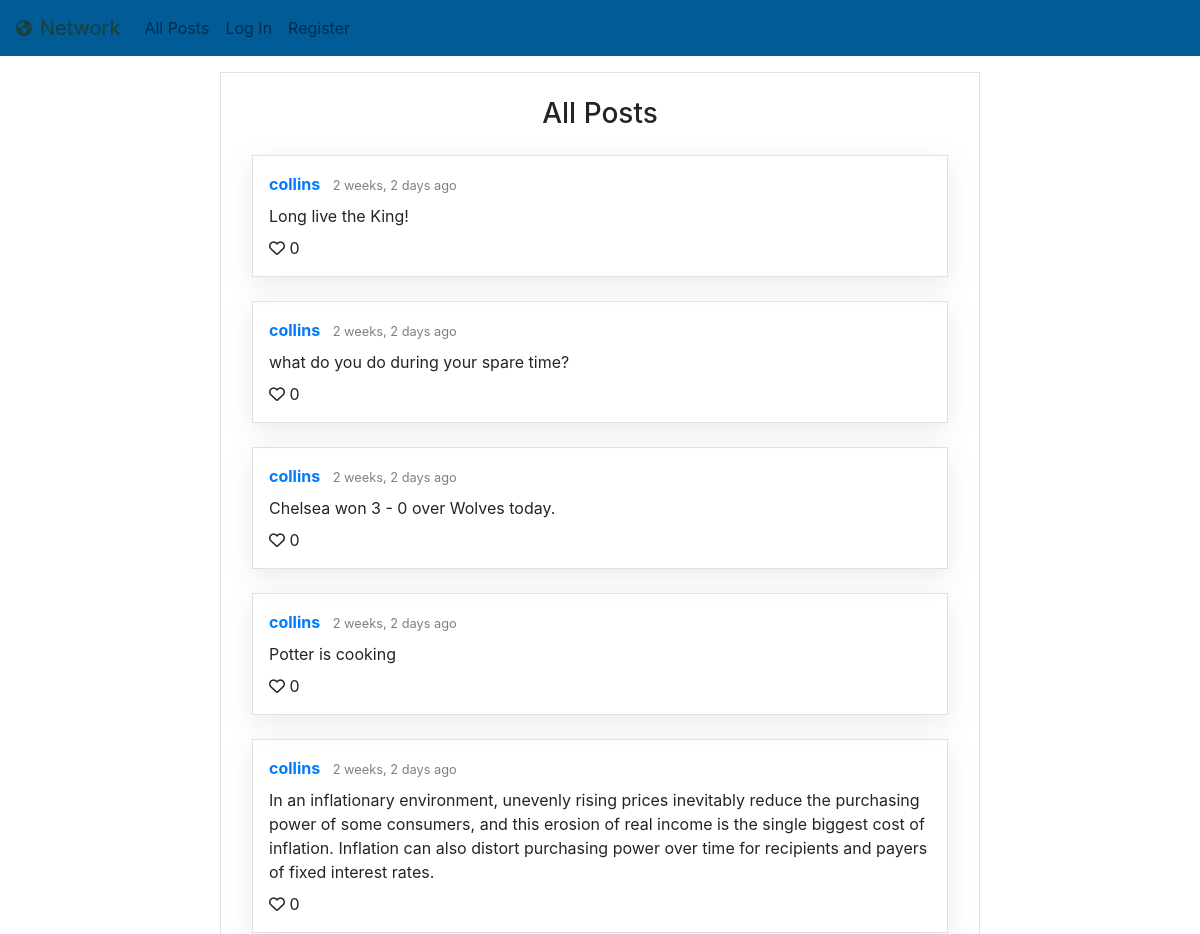
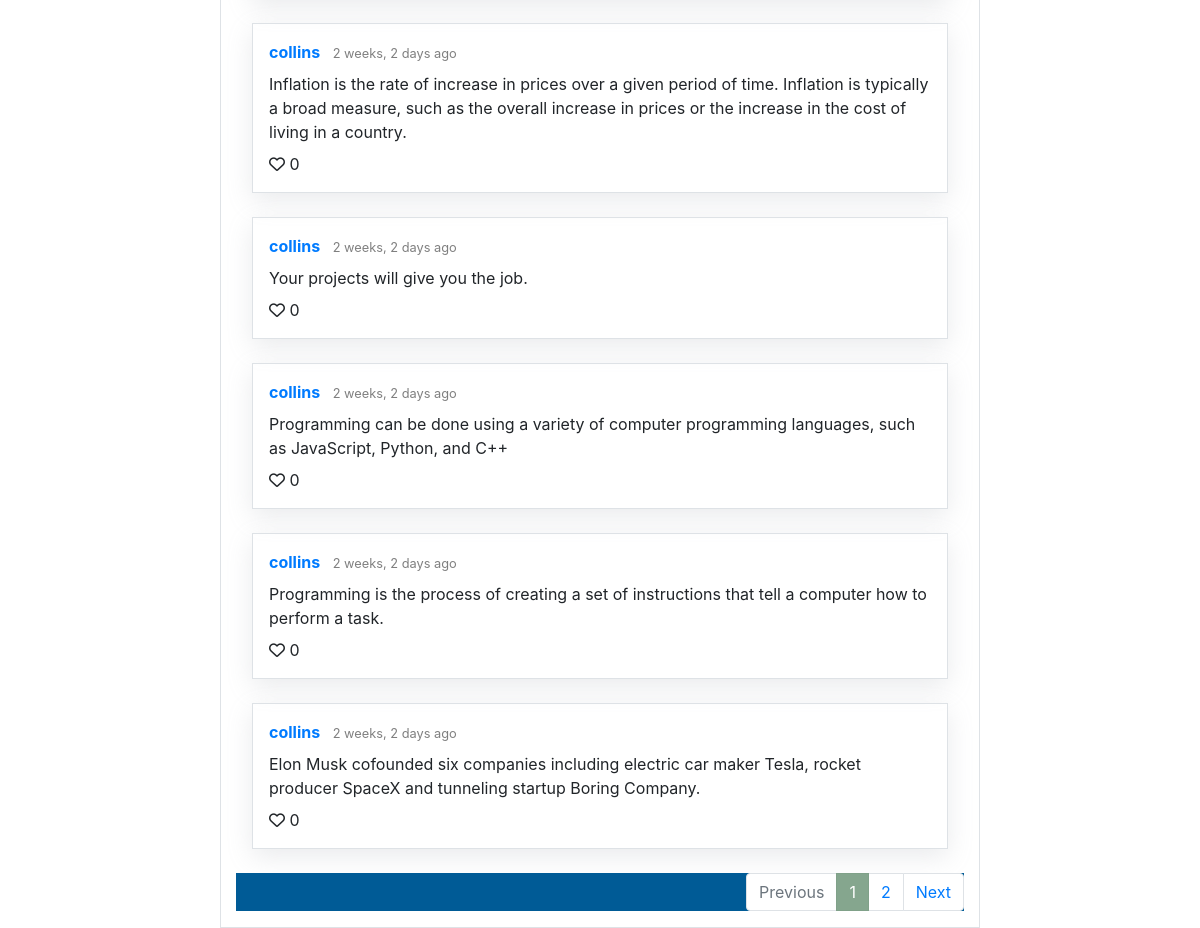
The app's page /, older data (2 pictures, top to bottom).
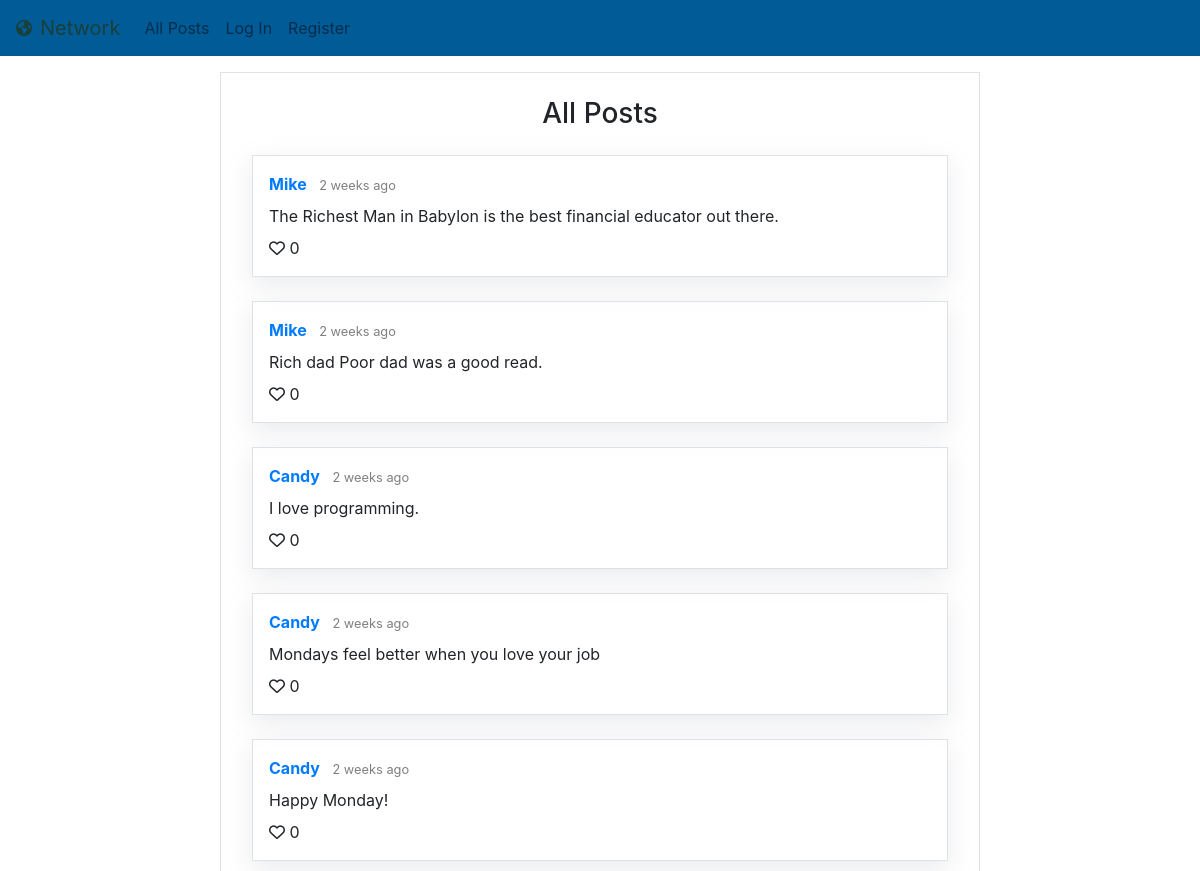
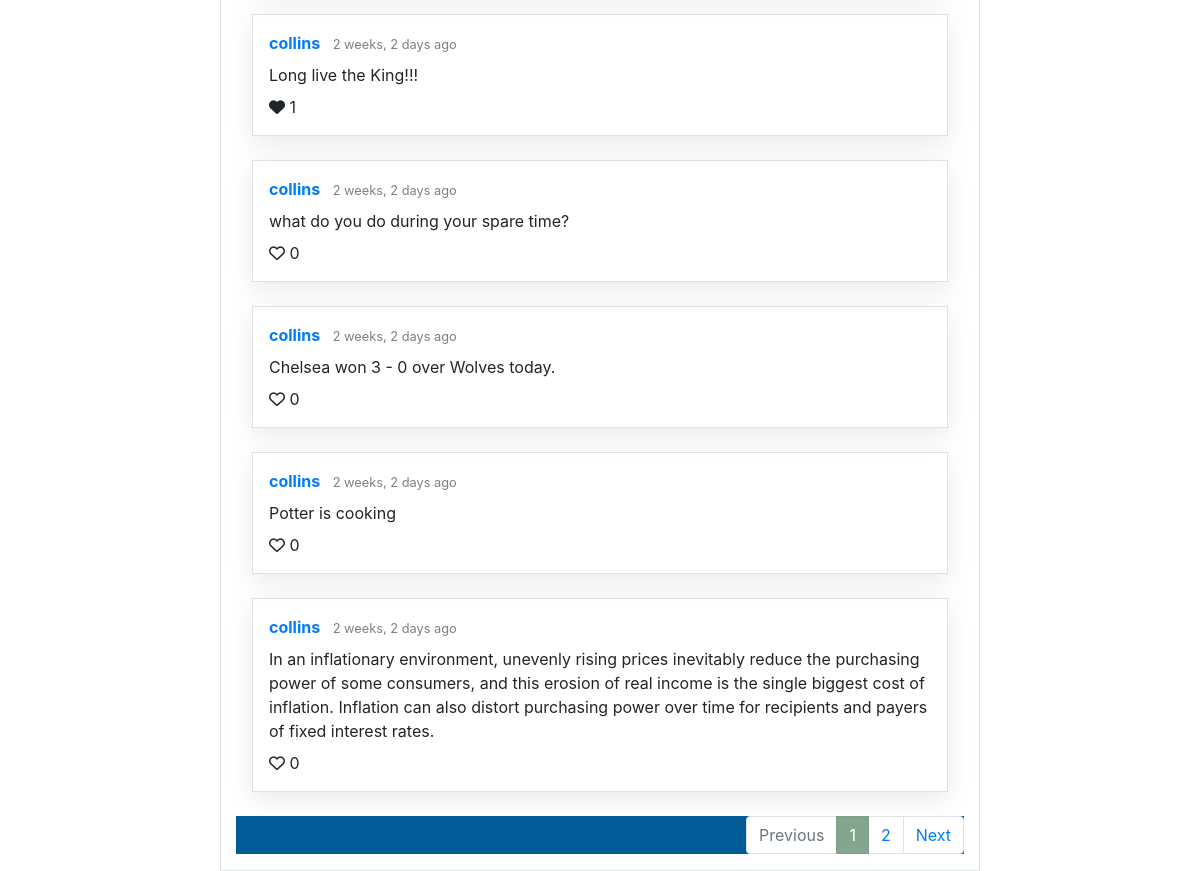
The same page, newer data (2 pictures, top to bottom).
### network/models.py (models this page shows, shortened)
class Post(models.Model):
    creator = models.ForeignKey(User, on_delete=models.CASCADE, related_name="posts")
    content = models.CharField(max_length=5000)
    timeCreated = models.DateTimeField(auto_now_add=True)
    liked_by = models.ManyToManyField(User, blank=True, related_name='likes')
    def likes(self):
        return self.liked_by.all().count()
    class Meta:
        ordering = ['-timeCreated']

class User(AbstractUser):
    pass
    following = models.ManyToManyField("self", blank=True, related_name='followers', symmetrical=False)

### network/views.py (the view)
# urls.py: path("", views.index, name="index"),
def index(request):
    post = Post.objects.all()
    paginator = Paginator(post, 10) # Show 10 contacts per page.
    page_number = request.GET.get('page', 1)
    page_obj = paginator.get_page(page_number)  # the posts returned for each page is stored in page_obj
    return render(request, "network/index.html", {
        "form": PostForm(),
        "page_obj": page_obj,
        "next_url": get_next_url(page_obj),
        "previous_url": get_previous_url(page_obj)
    })

### network/util.py (called while the page is built)
def get_previous_url(page_obj):
    if page_obj.has_previous():
        previous_url = f'?page={page_obj.previous_page_number()}'
    else:
        previous_url = ''
    return previous_url

def get_next_url(page_obj):
    if page_obj.has_next():
        next_url = f"?page={page_obj.next_page_number()}"
    else:
        next_url = ''
    return next_url

### network/templates/network/index.html (shortened to what this page needs)
{% extends "network/layout.html" %}
{% block body %}
    <div class="container">
        <div class="row justify-content-center">
            <div class="col-12 col-lg-8 mt-3 bg-white border">
                <h3 class="pt-4 pb-3 text-center">All Posts</h3>
                {% include "network/posts&pagination.html" %}
            </div>
        </div>
    </div>
{% endblock %}

### network/templates/network/posts&pagination.html (shortened to what this page needs)
{% load humanize %}
{% load static %}
    {% for post in page_obj.object_list %}
    <div class="border box-shadow-posts p-3 mb-4 mx-0 mx-md-3">
        <div class="pb-2" id="post_headline_{{ post.id }}">
            <a href="{% url 'profile' post.creator.id %}" class="green-link">
                <strong>{{ post.creator }}</strong>
            </a>
            <small class="pl-2 text-black-50">{{ post.timeCreated|naturaltime }}</small>
        </div>
        <div id="post_contentgroup_{{ post.id }}">
            <p id="post_content_{{ post.id }}" class="mb-2">{{ post.content }}</p>
        </div>
        <div id="post_likes_{{ post.id }}">
            {% if user.is_authenticated %}
                <i id="post_likeicon_{{ post.id }}" data-id="{{ post.id }}" class="likeicon likeicon-user fa-heart {% if user in post.liked_by.all %}fas{% else %}far{% endif %}"></i>
            {% else %}
                <i class="likeicon fa-heart {% if post.likes != 0 %}fas{% else %}far{% endif %}"></i>
            {% endif %}
            <span id="post_likecount_{{ post.id }}">{{ post.likes }}</span>
        </div>
    </div>
    {% empty %}
    <div class="p-3 mb-4 mx-0 mx-md-3">
        No Posts Found!
    </div>
    {% endfor %}
    {% if page_obj.object_list %}
        <nav aria-label="...">
            <ul class="pagination justify-content-end">
                <li class="page-item {% if not page_obj.has_previous %} disabled {% endif %}">
                    <a class="page-link pagination-green-inactive" href="{{ previous_url }}" tabindex="-1" aria-disabled="true">Previous</a>
                </li>
                {% for n in page_obj.paginator.page_range %}
                    {% if n == page_obj.number %}
                    <li class="page-item active" aria-current="page">
                        <span class="page-link" style="border-color: #80A189; background-color: #85A68E;">
                        {{ n }}
                        </span>
                    </li>
                    {% elif n < page_obj.number|add:3 and n > page_obj.number|add:-3 %}
                    <li class="page-item">
                        <a class="page-link pagination-green-inactive" href="{{GET_params.urlencode}}?page={{ n }}">{{ n }}</a>
                    </li>
                    {% endif %}
                {% endfor %}
                <li class="page-item {% if not page_obj.has_next %} disabled {% endif %}">
                    <a class="page-link pagination-green-inactive" href="{{ next_url }}">Next</a>
                </li>
            </ul>
        </nav>
    {% endif %}

Row changes from the older to the newer data that the page shows:
no longer on this page (row unchanged): Post: creator "collins", timeCreated "2 weeks, 2 days ago", content "Inflation is the rate of increase in prices over a given period of time. Inflation is typically a broad measure, such as the overall increase in prices or the increase in the cost of living in a country.", likes "0"
no longer on this page (row unchanged): Post: creator "collins", timeCreated "2 weeks, 2 days ago", content "Your projects will give you the job.", likes "0"
no longer on this page (row unchanged): Post: creator "collins", timeCreated "2 weeks, 2 days ago", content "Programming can be done using a variety of computer programming languages, such as JavaScript, Python, and C++", likes "0"
no longer on this page (row unchanged): Post: creator "collins", timeCreated "2 weeks, 2 days ago", content "Programming is the process of creating a set of instructions that tell a computer how to perform a task.", likes "0"
no longer on this page (row unchanged): Post: creator "collins", timeCreated "2 weeks, 2 days ago", content "Elon Musk cofounded six companies including electric car maker Tesla, rocket producer SpaceX and tunneling startup Boring Company.", likes "0"
added Post: creator "Mike", timeCreated "2 weeks ago", content "The Richest Man in Babylon is the best financial educator out there.", likes "0"
added Post: creator "Mike", timeCreated "2 weeks ago", content "Rich dad Poor dad was a good read.", likes "0"
added Post: creator "Candy", timeCreated "2 weeks ago", content "I love programming.", likes "0"
added Post: creator "Candy", timeCreated "2 weeks ago", content "Mondays feel better when you love your job", likes "0"
added Post: creator "Candy", timeCreated "2 weeks ago", content "Happy Monday!", likes "0"
changed Post: content "Long live the King!" → "Long live the King!!!"; likes "0" → "1"
